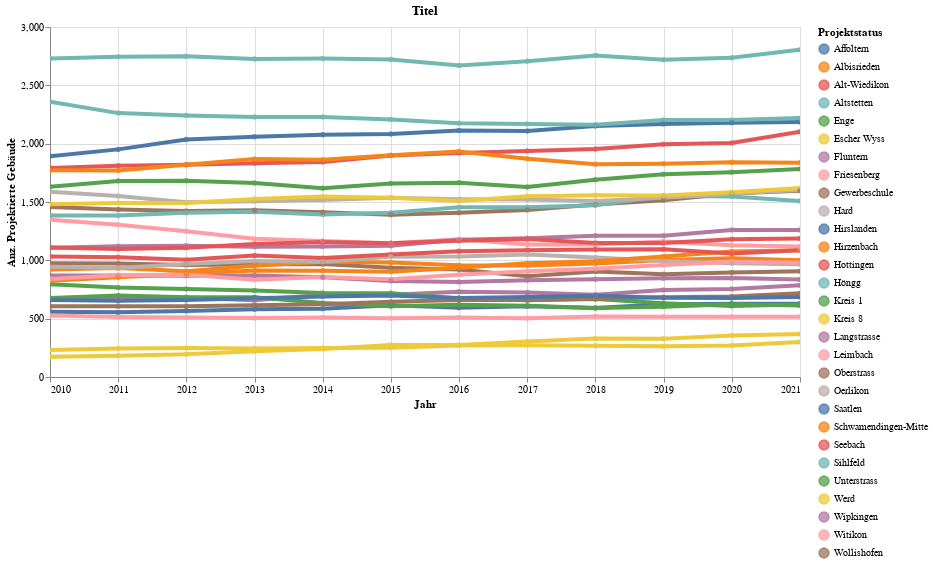

Write notebook code for a chart like this one.
### Code cell
myTitle="Titel"

highlight = alt.selection(type='single', on='mouseover',
                          fields=['QuarLang18'], nearest=True)
#x='date:StichtagDatJahr',
base = alt.Chart(myAgg.reset_index().query('sum_Alter6069 > 1'), title=myTitle).encode(
    x=alt.X('StichtagDatJahr', axis=alt.Axis(title='Jahr'))# , axis=alt.Axis(format='%', title='percentage')
    , y=alt.X('sum_Alter6069', axis=alt.Axis(title='Anz. Projektierte Gebäude'))
    , color=alt.Color('QuarLang18', legend=alt.Legend(title="Projektstatus", orient="right"))  
    ,tooltip=['StichtagDatJahr', 'QuarLang18','QuarSort18', 'sum_AnzGebMitPers','sum_Alter6069','sum_Alter80um']    
)
points = base.mark_circle().encode(
    opacity=alt.value(0.75)
).add_selection(
    highlight
).properties(
    width=750 , height=350
)
lines = base.mark_line().encode(
    size=alt.condition(~highlight, alt.value(0.5), alt.value(4))
).interactive()

lines + points

### Figure 1 — Vega-Lite specification as saved in the notebook (floating-point values rounded to 4 significant figures; data arrays with more than 128 entries replaced by an {"elided": "..."} marker saying what was removed)
{"config": {"view": {"continuousWidth": 400, "continuousHeight": 300}}, "layer": [{"mark": "line", "encoding": {"color": {"type": "nominal", "field": "QuarLang18", "legend": {"orient": "right", "title": "Projektstatus"}}, "size": {"condition": {"value": 0.5, "selection": {"not": "selector005"}}, "value": 4}, "tooltip": [{"type": "temporal", "field": "StichtagDatJahr"}, {"type": "nominal", "field": "QuarLang18"}, {"type": "quantitative", "field": "QuarSort18"}, {"type": "quantitative", "field": "sum_AnzGebMitPers"}, {"type": "quantitative", "field": "sum_Alter6069"}, {"type": "quantitative", "field": "sum_Alter80um"}], "x": {"type": "temporal", "axis": {"title": "Jahr"}, "field": "StichtagDatJahr"}, "y": {"type": "quantitative", "axis": {"title": "Anz. Projektierte Gebäude"}, "field": "sum_Alter6069"}}, "selection": {"selector006": {"type": "interval", "bind": "scales", "encodings": ["x", "y"]}}, "title": "Titel"}, {"mark": "circle", "encoding": {"color": {"type": "nominal", "field": "QuarLang18", "legend": {"orient": "right", "title": "Projektstatus"}}, "opacity": {"value": 0.75}, "tooltip": [{"type": "temporal", "field": "StichtagDatJahr"}, {"type": "nominal", "field": "QuarLang18"}, {"type": "quantitative", "field": "QuarSort18"}, {"type": "quantitative", "field": "sum_AnzGebMitPers"}, {"type": "quantitative", "field": "sum_Alter6069"}, {"type": "quantitative", "field": "sum_Alter80um"}], "x": {"type": "temporal", "axis": {"title": "Jahr"}, "field": "StichtagDatJahr"}, "y": {"type": "quantitative", "axis": {"title": "Anz. Projektierte Gebäude"}, "field": "sum_Alter6069"}}, "height": 350, "selection": {"selector005": {"type": "single", "on": "mouseover", "fields": ["QuarLang18"], "nearest": true}}, "title": "Titel", "width": 750}], "data": {"name": "data-131a65d7571b130b7991a10689fc852e"}, "$schema": "https://vega.github.io/schema/vega-lite/v4.8.1.json", "datasets": {"data-131a65d7571b130b7991a10689fc852e": {"elided": "348 records"}}}
